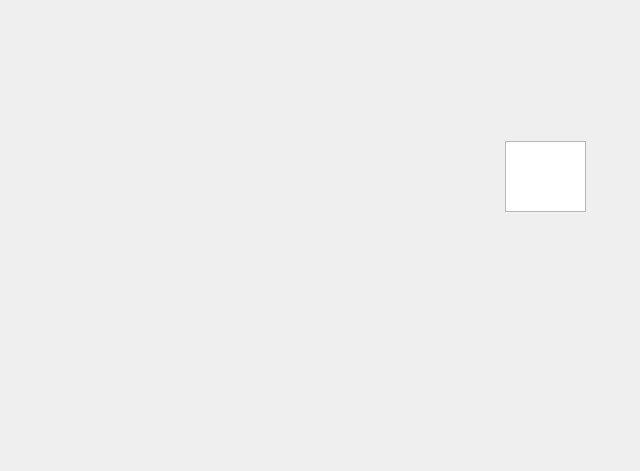
<?xml version="1.0" encoding="UTF-8"?>
<ui version="4.0">
 <class>RobotWidget</class>
 <widget class="QWidget" name="RobotWidget">
  <property name="geometry">
   <rect>
    <x>0</x>
    <y>0</y>
    <width>640</width>
    <height>471</height>
   </rect>
  </property>
  <property name="windowTitle">
   <string>Form</string>
  </property>
  <widget class="QGraphicsView" name="graphicsView">
   <property name="geometry">
    <rect>
     <x>505</x>
     <y>141</y>
     <width>81</width>
     <height>71</height>
    </rect>
   </property>
  </widget>
 </widget>
 <resources/>
 <connections/>
</ui>
